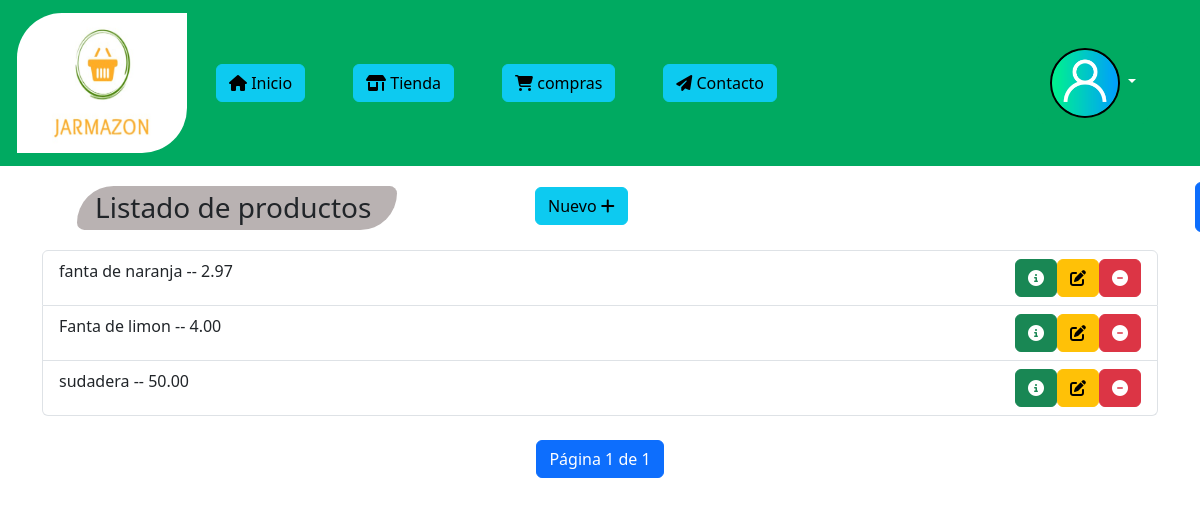
The app's page /gestion/producto/listado (signed in) with its own data.
### gestionAlm/models.py (models this page shows, shortened)
class Producto(models.Model):
    titulo= models.CharField(max_length=100, unique=True, blank=False)
    descripcion= models.TextField(max_length=200)
    precio= models.DecimalField(decimal_places=2 , max_digits=5, blank=False)
    uds= models.IntegerField(blank=False)
    imagen = models.ImageField(upload_to='imagenes/producto')
    dimensiones = models.DecimalField(decimal_places=2, max_digits=5)
    cantidad = models.CharField(max_length=30)
    categoria = models.ForeignKey('Categoria', on_delete=models.CASCADE)

### gestionAlm/views.py (the view)
# urls.py: path('gestion/producto/listado',ListadoGestion.as_view(),name='listado'),
class ListadoGestion(LoginRequiredMixin,ListView):
    model= Producto
    template_name= 'gestionAlm/gestion/listado.html'
    context_object_name='lista_productos'
    paginate_by = 7
    def get_context_data(self, **kwargs):
        context = super().get_context_data(**kwargs)
        context['categorias'] = Categoria.objects.all()
        return context
    def get_queryset(self):
        query = super().get_queryset().order_by('precio')
        filtro_nombre = self.request.GET.get('filtro_nombre', '').strip()
        filtro_categoria = self.request.GET.get('filtro_categoria', '').strip()
        if filtro_nombre:
            query = query.filter(titulo__icontains=filtro_nombre)
        if filtro_categoria:
            query = query.filter(categoria__nombre__iexact=filtro_categoria)
        return query

### gestionAlm/templates/gestionAlm/gestion/listado.html (shortened to what this page needs)
{% extends "gestionAlm/tienda/base.html" %}
{% block content%}
<div class="container">
    <div class="row" style="margin-top: 10px; margin-bottom: 10px;">
        <div class="col">
            <h3 style="margin: 10px 0 10px 35px; background: rgb(185, 178, 178); border-radius: 50px 10px 50px 10px; padding: 5px 5px 5px 18px; width: 320px;">
                Listado de productos
            </h3>
        </div>
        <div class="col" style="text-align: left; margin-top: 1%; margin-left: 10%;">
            <a href="{% url 'Crear_producto' %}"><button class="btn btn-info">Nuevo <i class="fa-solid fa-plus"></i></button></a>
        </div>
        <div class="col">
            <button class="btn btn-primary" type="button" data-bs-toggle="offcanvas" data-bs-target="#offcanvasExample" aria-controls="offcanvasExample"
                style="margin-left: 28%; margin-top: 0.5%; width: 50px; height: 50px; position: fixed;">
      </button>
        </div>
    </div>
    <div class="row">
        <div class="col-lg">
            <ul class="list-group">
            {% for producto in lista_productos%}
            <li class="list-group-item">{{producto.titulo}} -- {{producto.precio}}
                <div class="btn-group float-end" role="group" aria-label="Basic mixed styles example">
                    <a href="{% url 'producto_detalle' pk=producto.pk %}"><button type="button" class="btn btn-success"><i class="fa-solid fa-circle-info"></i></button></a>
                    <a href="{% url 'producto_modificado' pk=producto.pk %}"><button type="button" class="btn btn-warning"><i class="fa-solid fa-pen-to-square"></i></button></a>
                    <a href="{% url 'producto_borrado' pk=producto.pk %}"><button type="button" class="btn btn-danger"><i class="fa-solid fa-circle-minus"></i></button></a>
                  </div>
            </li>
            {% empty %}
            <h3>No existen productos, cree uno nuevo</h3>
            {%endfor%}
        </div>
    </div>
    <nav class="mt-4">
        <ul class="pagination justify-content-center">
            <li class="page-item active">
                <span class="page-link">Página {{ page_obj.number }} de {{ page_obj.paginator.num_pages }}</span>
            </li>
        </ul>
    </nav>
</div>
{% endblock %}

### records on screen
Producto: titulo "fanta de naranja", precio "2.97"
Producto: titulo "Fanta de limon", precio "4.00"
Producto: titulo "sudadera", precio "50.00"

### other values on screen
{{ page_obj.number }} "1"
{{ page_obj.paginator.num_pages }} "1"
